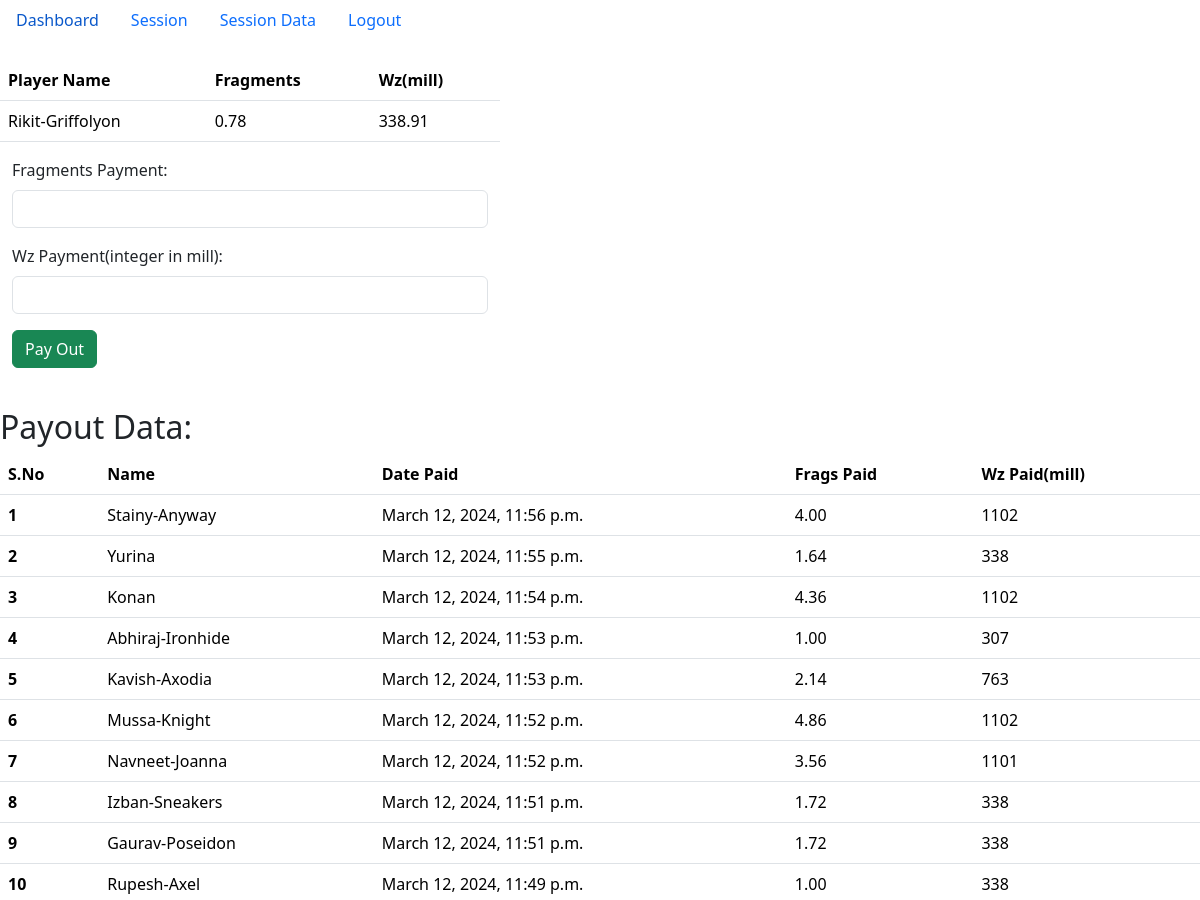
The app's page /update/183/ (signed in, upper part), older data.
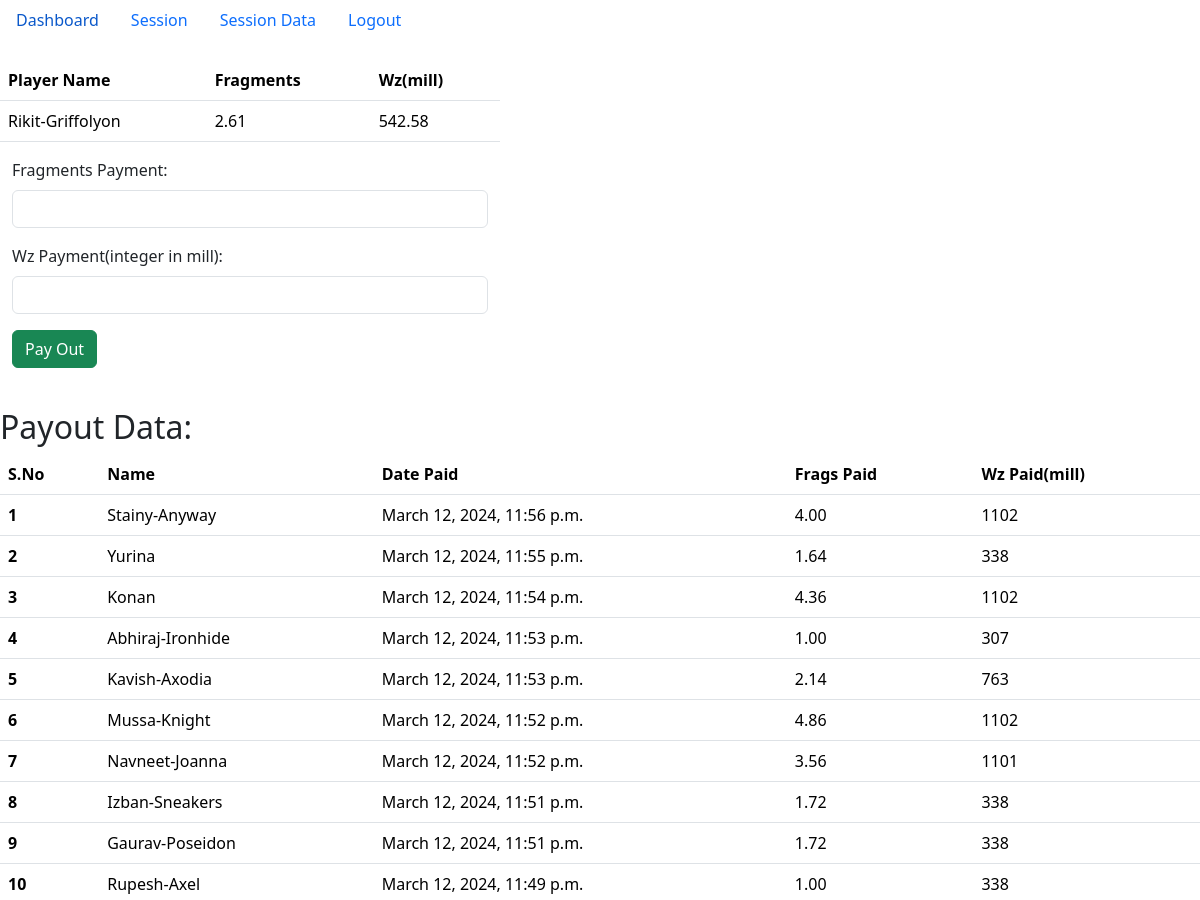
The same page, newer data.
### fragments/models.py (models this page shows, shortened)
class players(models.Model):
    name = models.CharField(max_length=255,unique=True)
    fragNo = models.DecimalField(max_digits=10, decimal_places=2, validators=[MinValueValidator(0)])
    wz = models.DecimalField(max_digits=10, decimal_places=2, validators=[MinValueValidator(0)])

### fragments/views.py (the view, shortened to what this page needs)
# urls.py: path('update/<int:id>/', views.updateData, name='update'),
@csrf_exempt
@login_required(login_url='loginpage')
def updateData(request,id):
    playerData = players.objects.get(id=id)
    payoutD=payoutData.objects.all().order_by('-id')[:40]
    return render(request, 'fragments/update.html', {"pd":playerData, "payd": payoutD})

### fragments/templates/fragments/update.html (shortened to what this page needs)
{% extends 'fragments/base.html' %}
{% block body %}
<div class="info" style="width: 500px; margin-top: 20px;">
  <table class="table">
    <thead>
      <tr>
        <th scope="col">Player Name</th>
        <th scope="col">Fragments</th>
        <th scope="col">Wz(mill)</th>
      </tr>
    </thead>
    <tbody>
      <tr>
        <td>{{ pd.name }}</td>
        <td>{{ pd.fragNo }}</td>
        <td>{{ pd.wz }}</td>
      </tr>
    </tbody>
  </table>
  <div class="container">
    <form action="{% url 'update' pd.id %}" method="POST">
      <div class="mb-3">
        <label for="titleOfTask" class="form-label">Fragments Payment:</label>
        <input type="number" class="form-control" id="titleOfTask" name="fpay" min="0" step="0.01" max="{{ pd.fragNo }}" required>
      </div>
      <div class="mb-3">
        <label for="WorkDescription" class="form-label">Wz Payment(integer in mill):</label>
        <input type="number" class="form-control" id="WorkDescription" name="wzpay" min="0" max="{{ pd.wz }}" required>
      </div>
      <button type="submit" class="btn btn-success">Pay Out</button>
    </form>
  </div>
</div>
<div class="tab" style="margin-top: 40px;">
<table class="table">
    <h2>Payout Data:</h2>
    {% if payd|length == 0 %}
    <div class="alert alert-secondary" role="alert">
      No records found!
    </div>
    {% else %}
    <thead>
      <tr>
        <th scope="col">S.No</th>
        <th scope="col">Name</th>
        <th scope="col">Date Paid</th>
        <th scope="col">Frags Paid</th>
        <th scope="col">Wz Paid(mill)</th>
      </tr>
    </thead>
    <tbody>
      {% for d in payd %}
      <tr>
        <th scope="row">{{ forloop.counter }}</th>
        <td>{{ d.name }}</td>
        <td>{{ d.current_datetime_ist }}</td>
        <td>{{ d.fragsPaid }}</td>
        <td>{{ d.wzPaid }}</td>
      </tr>
      {% endfor %}
    </tbody>
    {% endif %}
  </table>
</div>
{% endblock body %}

Row changes from the older to the newer data that the page shows:
changed players "Rikit-Griffolyon": fragNo "0.78" → "2.61"; wz "338.91" → "542.58"
